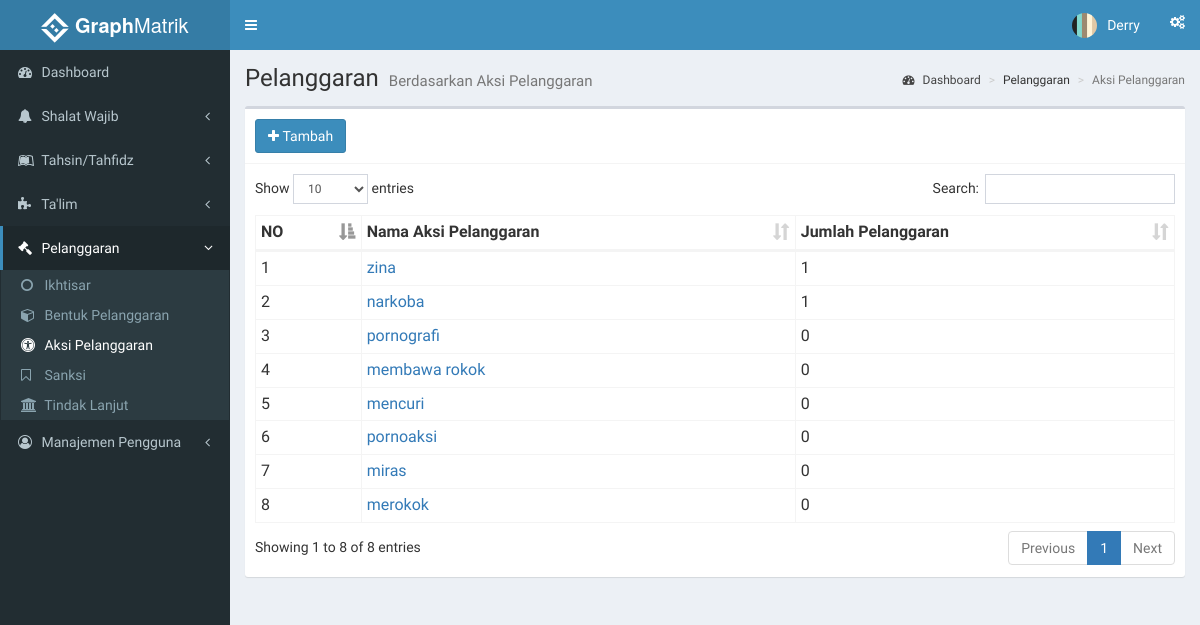
The page /index.php?page=paksi (signed in) on the database its author committed.
### tables this page shows
CREATE TABLE `paksi` (
  `id_paksi` int(11) NOT NULL,
  `id_pbentuk` int(11) DEFAULT NULL,
  `nama_aksi` varchar(50) DEFAULT NULL
);

### functions.php (called while the page is built, shortened)
<?php
	function tampilPaksi(){
		$ambildata = mysql_query("SELECT pa.id_paksi, pa.nama_aksi, COUNT(pm.id_paksi) AS jumlah FROM paksi pa LEFT JOIN pmain pm ON pa.id_paksi = pm.id_paksi GROUP BY pa.nama_aksi ORDER BY jumlah DESC") or die(mysql_error());
		if (mysql_num_rows($ambildata) > 0) {
			while ($ad = mysql_fetch_assoc($ambildata))
				$data[] = $ad;
				return $data;
		} else{
			echo "Aksi pelanggaran belum ditambahkan";
		}
	}
 ?>

### role/adminmatrik/pelanggaran/paksi.php (the view, shortened to what this page needs)
<?php
  include 'functions.php';
 ?>
    <section class="content-header">
      <h1>
        Pelanggaran
        <small>Berdasarkan Aksi Pelanggaran</small>
      </h1>
      <ol class="breadcrumb">
        <li><a href="index.php"><i class="fa fa-dashboard"></i> Dashboard</a></li>
        <li>Pelanggaran</li>
        <li class="active">Aksi Pelanggaran</li>
      </ol>
    </section>
    <section class="content">
      <div class="row">
        <div class="col-xs-12">
          <div class="box">
            <div class="box-header with-border">
             <button class="btn btn-primary" data-toggle="modal" data-target="#tambahPaksi"><i class="fa fa-plus"></i>&nbsp;Tambah</i></button>
            </div>
            <div class="box-body">
              <table id="tablePelanggaran" class="table table-bordered table-hover table-condensed">
                <thead>
                  <tr>
                    <th>NO</th>
                    <th>Nama Aksi Pelanggaran</th>
                    <th>Jumlah Pelanggaran</th>
                  </tr>
                </thead>
                <tbody>
                  <?php
                    $dataPaksi = tampilPaksi();
                    $no = 1;
                  if (is_array($dataPaksi) || is_object($dataPaksi)){
                    foreach($dataPaksi as $row){
                   ?>
                <tr>
                  <td><?php echo $no; ?></td>
                  <td><a href="?page=paksidetail&id=<?php echo $row['id_paksi']; ?> "><?php echo $row['nama_aksi']; ?></a></td>
                  <td><?php echo $row['jumlah']; ?></td>
                </tr>
                 <?php
                   $no++; }
                  }
                ?>
                </tbody>
              </table>
            </div>
          </div>
        </div>
      </div>
    </section>

### index.php (shortened to what this page needs)
<html>
<head>
  <link rel="stylesheet" href="assets/css/bootstrap.min.css">
  <link rel="stylesheet" href="assets/css/font-awesome.min.css">
  <link rel="stylesheet" href="assets/css/bootstrap-material-datetimepicker.css" />
  <link rel="stylesheet" href="assets/css/ionicons.min.css">
  <link rel="stylesheet" href="assets/css/dataTables.bootstrap.min.css">
  <link rel="stylesheet" href="assets/css/AdminLTE.min.css">
  <link rel="stylesheet" href="assets/css/_all-skins.min.css">
  <link rel="stylesheet" href="assets/css/jquery-jvectormap.css">
  <link rel="stylesheet" href="assets/css/bootstrap-datepicker.min.css">
  <link rel="stylesheet" href="assets/css/bootstrap-timepicker.min.css">
  <link rel="stylesheet" href="assets/css/iCheck/all.css">
  <link rel="stylesheet" href="assets/css/daterangepicker.css">
  <link rel="stylesheet" href="assets/css/bootstrap3-wysihtml5.min.css">
  <link rel="stylesheet" href="assets/css/style.css">
</head>
<body class="hold-transition skin-blue sidebar-mini">
  <div class="wrapper">
    <header class="main-header">
      <a href="index.php" class="logo">
        <span class="logo-lg"><img src="assets/img/icon30.png">&nbsp;<b>Graph</b>Matrik</span>
      </a>
      <nav class="navbar navbar-static-top">
        <a href="#" class="sidebar-toggle" data-toggle="push-menu" role="button">
        </a>
        <div class="navbar-custom-menu">
          <ul class="nav navbar-nav">
            <li class="dropdown user user-menu">
              <a href="#" class="dropdown-toggle" data-toggle="dropdown">
                <img src=<?php echo "assets/img/user/".$_SESSION['ava']; ?> class="user-image" alt="User Image">
                <span class="hidden-xs"><?php echo $_SESSION['nama']; ?></span>
              </a>
                </li>
              </ul>
            <li>
              <a href="#" data-toggle="control-sidebar"><i class="fa fa-gears"></i></a>
            </li>
        </div>
      </nav>
    </header>
    <?php
      if ($_SESSION['role'] =='administrator') {
        include 'role/admin/sidebar.php';
      } else
      if($_SESSION['role'] =='adminmatrik'){
        include 'role/adminmatrik/sidebar.php';
      }
    ?>
  </div>
</body>
</html>

### role/adminmatrik/sidebar.php (shortened to what this page needs)
<aside class="main-sidebar">
  <section class="sidebar">
    <ul class="sidebar-menu" data-widget="tree">
      <li <?php
            if ($_SERVER['REQUEST_URI'] == '/simon/') {
               echo "class='active'";
            }
          ?>
      ><a href="/simon"><i class="fa fa-dashboard"></i> <span>Dashboard</span></a></li>
      <li class="treeview <?php
            if (isset($_GET['page'])) {
                  if ($_GET['page'] == 'shalat') {
                    echo ' active';
                  } else{
                    echo '';
                  }
                }
           ?>"
      >
        <a href="#">
          <i class="fa fa-bell"></i>
          <span>Shalat Wajib</span>
          <span class="pull-right-container">
            <i class="fa fa-angle-left pull-right"></i>
          </span>
        </a>
        </li>
      <li class="treeview <?php
            if (isset($_GET['page'])) {
                  if ($_GET['page'] == 'tahsin') {
                    echo ' active';
                  } else{
                    echo '';
                  }
                }
           ?>"
      >
        <a href="#">
          <i class="fa fa-leanpub"></i>
          <span>Tahsin/Tahfidz</span>
          <span class="pull-right-container">
            <i class="fa fa-angle-left pull-right"></i>
          </span>
        </a>
        </li>
      <li class="treeview <?php
            if (isset($_GET['page'])) {
                  if ($_GET['page'] == 'talim') {
                    echo ' active';
                  } else{
                    echo '';
                  }
                }
           ?>"
      >
        <a href="#">
          <i class="fa fa-puzzle-piece"></i>
          <span>Ta'lim</span>
          <span class="pull-right-container">
            <i class="fa fa-angle-left pull-right"></i>
          </span>
        </a>
        </li>
      <li class="treeview <?php
            if (isset($_GET['page'])) {
                  if ($_GET['page'] == 'pikhtisar' || $_GET['page'] == 'pbentuk' || $_GET['page'] == 'paksi' || $_GET['page'] == 'psanksi' || $_GET['page'] == 'planjut' || $_GET['page'] == 'pmaindetail'  || $_GET['page'] == 'pbentukdetail'  || $_GET['page'] == 'paksidetail' || $_GET['page'] == 'psanksidetail' || $_GET['page'] == 'planjutdetail') {
                    echo ' active';
                  } else{
                    echo '';
                  }
                }
           ?>"
      >
        <a href="#">
          <i class="fa fa-gavel"></i>
          <span>Pelanggaran</span>
          <span class="pull-right-container">
            <i class="fa fa-angle-left pull-right"></i>
          </span>
        </a>
        <ul class="treeview-menu">
          <li <?php
                if (isset($_GET['page'])) {
                  if ($_GET['page'] == 'pikhtisar' || $_GET['page'] == 'pmaindetail') {
                    echo "class='active'";
                  }
                }
              ?>
          ><a href="?page=pikhtisar"><i class="fa fa-circle-o"></i> Ikhtisar</a></li>
          <li <?php
                if (isset($_GET['page'])) {
                  if ($_GET['page'] == 'pbentuk' || $_GET['page'] == 'pbentukdetail') {
                    echo "class='active'";
                  }
                }
              ?>
           ><a href="?page=pbentuk"><i class="fa fa-cube"></i> Bentuk Pelanggaran</a></li>
           <li <?php
                if (isset($_GET['page'])) {
                  if ($_GET['page'] == 'paksi'  || $_GET['page'] == 'paksidetail') {
                    echo "class='active'";
                  }
                }
              ?>
           ><a href="?page=paksi"><i class="fa fa-universal-access"></i> Aksi Pelanggaran</a></li>
           <li <?php
                if (isset($_GET['page'])) {
                  if ($_GET['page'] == 'psanksi' || $_GET['page'] == 'psanksidetail') {
                    echo "class='active'";
                  }
                }
              ?>
           ><a href="?page=psanksi"><i class="fa fa-bookmark-o"></i> Sanksi</a></li>
           <li <?php
                if (isset($_GET['page'])) {
                  if ($_GET['page'] == 'planjut' || $_GET['page'] == 'planjutdetail') {
                    echo "class='active'";
                  }
                }
              ?>
           ><a href="?page=planjut"><i class="fa fa-institution"></i> Tindak Lanjut</a></li>
        	</ul>
        </li>
      <li class="treeview <?php
            if (isset($_GET['page'])) {
                  if ($_GET['page'] == 'pembina'|| $_GET['page'] == 'pembinadetails' || $_GET['page'] == 'editpembina'|| $_GET['page'] == 'mahasiswa' || $_GET['page'] == 'mahasiswadetails' || $_GET['page'] == 'editmahasiswa' || $_GET['page'] == 'tambahbinaan') {
                    echo ' active';
                  } else{
                    echo '';
                  }
                }
           ?>"
      >
        <a href="#">
          <i class="fa fa-user-circle-o"></i>
          <span>Manajemen Pengguna</span>
          <span class="pull-right-container">
            <i class="fa fa-angle-left pull-right"></i>
          </span>
        </a>
        </li>
    </ul>
  </section>
</aside>
<div class="content-wrapper">
	<?php
		if (isset($_GET['page'])) {
			if ($_GET['page'] == 'mahasiswa') {
				include 'mahasiswa.php';
			} else if ($_GET['page'] == 'pembina') {
				include 'pembina.php';
			} else if ($_GET['page'] == 'pembinadetails') {
        	include 'detailpembina.php';
       } else if ($_GET['page'] == 'editpembina') {
         include 'edit_pembina.php';
       } else if ($_GET['page'] == 'profil') {
         include 'profil.php';
       } else if ($_GET['page'] == 'editprofil') {
         include 'edit_profil.php';
       } else if ($_GET['page'] == 'mahasiswadetails') {
         include 'detailmahasiswa.php';
       } else if ($_GET['page'] == 'editmahasiswa') {
         include 'edit_mahasiswa.php';
       } else if ($_GET['page'] == 'bypembina') {
         include 'bypembina.php';
       } else if ($_GET['page'] == 'bypembinadetail') {
         include 'bypembinadetail.php';
       } else if ($_GET['page'] == 'tambahbinaan') {
         include 'tambahbinaan.php';
       } else if ($_GET['page'] == 'shalat') {
         include 'shalat.php';
       } else if ($_GET['page'] == 'pbentuk') {
         include 'pelanggaran/pbentuk.php';
       } else if ($_GET['page'] == 'paksi') {
         include 'pelanggaran/paksi.php';
       } else if ($_GET['page'] == 'psanksi') {
         include 'pelanggaran/psanksi.php';
       } else if ($_GET['page'] == 'planjut') {
         include 'pelanggaran/planjut.php';
       } else if ($_GET['page'] == 'pikhtisar') {
          include 'pelanggaran/pikhtisar.php';
        } else if ($_GET['page'] == 'pmaindetail') {
          include 'pelanggaran/pikhtisar_detail.php';
        } else if ($_GET['page'] == 'pbentukdetail') {
          include 'pelanggaran/pbentuk_detail.php';
        } else if ($_GET['page'] == 'paksidetail') {
          include 'pelanggaran/paksi_detail.php';
        } else if ($_GET['page'] == 'psanksidetail') {
          include 'pelanggaran/psanksi_detail.php';
        } else if ($_GET['page'] == 'planjutdetail') {
          include 'pelanggaran/planjut_detail.php';
        }
		} else{
			include 'dashboard.php';
		}
	?>
</div>

### rows shown on the page
paksi: nama_aksi "zina", jumlah "1"
paksi: nama_aksi "narkoba", jumlah "1"
paksi: nama_aksi "pornografi", jumlah "0"
paksi: nama_aksi "membawa rokok", jumlah "0"
paksi: nama_aksi "mencuri", jumlah "0"
paksi: nama_aksi "pornoaksi", jumlah "0"
paksi: nama_aksi "miras", jumlah "0"
paksi: nama_aksi "merokok", jumlah "0"

### other values the page prints
$_SESSION['nama'] "Derry"
